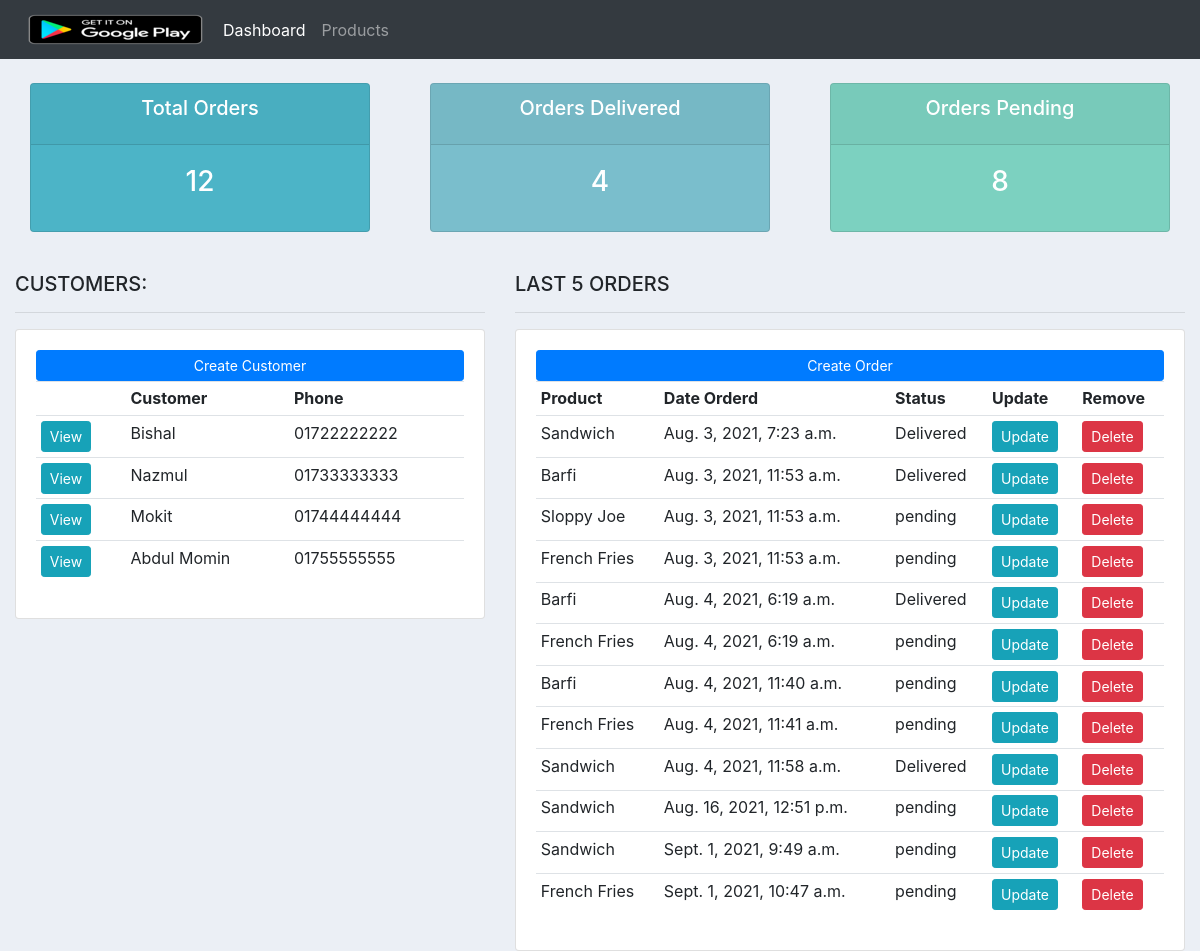
The app's page /, older data.
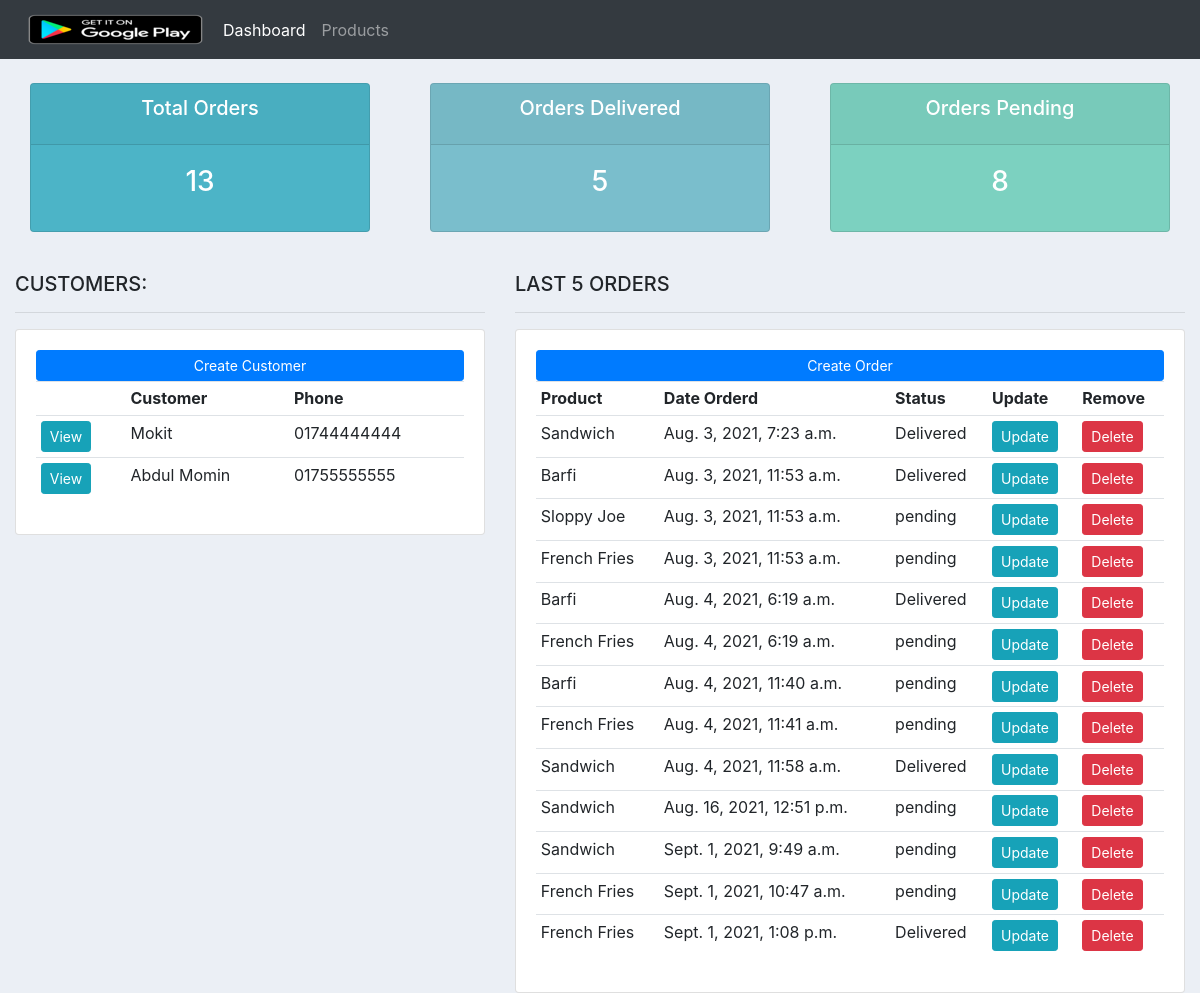
The same page, newer data.
### accounts/models.py (models this page shows, shortened)
class Customer(models.Model):
    name = models.CharField(max_length=200, null=True)
    phone = models.CharField(max_length=50, null=True)
    email = models.CharField(max_length=200, null=True)
    date_created = models.DateTimeField(auto_now_add=True, null=True)

class Orders(models.Model):
    STATUS = (
        ('pending', 'pending'),
        ('Out For Delivery', 'Out For Delivery'),
        ('Delivered', 'Delivered')
    )
    customer = models.ForeignKey(Customer, null=True, on_delete=models.SET_NULL)
    product = models.ForeignKey(Product, null=True, on_delete=models.SET_NULL)
    date_created = models.DateTimeField(auto_now_add=True, null=True)
    status = models.CharField(max_length=200, null=True, choices=STATUS)

class Product(models.Model):
    CATEGORY = (
        ('Indoor', 'Indoor'),
        ('Out Door', 'Out Door')
    )
    tag = models.ManyToManyField(Tag)
    name = models.CharField(max_length=200, null=True)
    price = models.FloatField(max_length=200, null=True)
    category = models.CharField(max_length=200, null=True, choices=CATEGORY)
    description = models.TextField(max_length=1000, null=True)
    date_created = models.DateTimeField(auto_now_add=True, null=True)
    def __str__(self):
        return self.name

### accounts/views.py (the view)
# urls.py: 2. Add a URL to urlpatterns:  path('', views.home, name='home')
def home(request):
    customers = Customer.objects.all()
    orders = Orders.objects.all()
    total_orders = orders.count()
    delivered = orders.filter(status='Delivered').count()
    pending = orders.filter(status='pending').count()
    context = {'customers': customers, 'orders': orders, 'total_orders': total_orders, 'delivered': delivered, 'pending': pending}
    return render(request, 'accounts/dashboard.html', context)

### accounts/templates/accounts/dashboard.html
{%  extends 'accounts/main.html' %}
{% block content %}
{%  include 'accounts/status.html' %}
<br>
<div class="row">
	<div class="col-md-5">
		<h5>CUSTOMERS:</h5>
		<hr>
		<div class="card card-body">
			<a class="btn btn-primary  btn-sm btn-block" href="">Create Customer</a>
			<table class="table table-sm">
				<tr>
                    <th></th>
					<th>Customer</th>
					<th>Phone</th>
				</tr>
                {% for customer in customers %}
                    <tr>
                        <td><a href="{% url 'customer' customer.id %}" class="btn btn-sm btn-info">View</a></td>
                        <td>{{ customer.name }}</td>
                        <td>{{ customer.phone }}</td>
                    </tr>
                {% endfor %}
			</table>
		</div>
	</div>
	<div class="col-md-7">
		<h5>LAST 5 ORDERS</h5>
		<hr>
		<div class="card card-body">
			<a class="btn btn-primary  btn-sm btn-block" href="{% url 'createOrder' %}">Create Order</a>
			<table class="table table-sm">
				<tr>
					<th>Product</th>
					<th>Date Orderd</th>
					<th>Status</th>
					<th>Update</th>
					<th>Remove</th>
				</tr>
                {% for order in orders %}
                    <tr>
                        <td>{{ order.product }}</td>
                        <td>{{ order.date_created }}</td>
                        <td>{{ order.status }}</td>
                    <td><a class="btn btn-sm btn-info" href="{% url 'updateOrder' order.id %}">Update</a></td>
                    <td><a class="btn btn-sm btn-danger" href="{% url 'deleteOrders' order.id %}">Delete</a></td>
                    </tr>
                {% endfor %}
			</table>
		</div>
	</div>
</div>
{% endblock %}

### accounts/templates/accounts/main.html (shortened to what this page needs)
{% load static %}
<!doctype html>
<html lang="en">
<head>
    <link rel="stylesheet" href="https://pro.fontawesome.com/releases/v5.10.0/css/all.css"/>
    <link rel="stylesheet" href="https://maxcdn.bootstrapcdn.com/bootstrap/4.0.0/css/bootstrap.min.css">
    <link rel="stylesheet" href="{% static '/css/main.css' %}">
</head>
<body>
	{%  include 'accounts/navbar.html' %}
	<div class="container-fluid">
	{% block content %}
	{% endblock %}
    </div>
</body>
</html>

### accounts/templates/accounts/navbar.html (shortened to what this page needs)
{% load static %}
<nav class="navbar navbar-expand-lg navbar-dark bg-dark">
    <a href="{% url 'dashboard' %}"><img src="{% static 'images/logo.png' %}"></a>
  <div class="collapse navbar-collapse" id="navbarNav">
    <ul class="navbar-nav">
      <li class="nav-item active">
        <a class="nav-link" href="{% url 'dashboard' %}">Dashboard</a>
      </li>
      <li class="nav-item">
        <a class="nav-link" href="{% url 'products' %}">Products</a>
      </li>
    </ul>
  </div>
</nav>

### accounts/templates/accounts/status.html
{% load static %}
<br>
<div class="row">
	<div class="col">
		<div class="col-md">
			<div class="card text-center text-white  mb-3" id="total-orders">
			  	<div class="card-header">
			  		<h5 class="card-title">Total Orders</h5>
			  	</div>
			  	<div class="card-body">
			    	<h3 class="card-title">{{ total_orders }}</h3>
			  	</div>
			</div>
		</div>
	</div>
	<div class="col">
		<div class="col-md">
			<div class="card text-center text-white  mb-3" id="orders-delivered">
			  	<div class="card-header">
			  		<h5 class="card-title">Orders Delivered</h5>
			  	</div>
			  	<div class="card-body">
			    	<h3 class="card-title">{{ delivered }}</h3>
			  	</div>
			</div>
		</div>
	</div>
	<div class="col">
		<div class="col-md">
			<div class="card text-center text-white  mb-3" id="orders-pending">
			  	<div class="card-header">
			  		<h5 class="card-title">Orders Pending</h5>
			  	</div>
			  	<div class="card-body">
			    	<h3 class="card-title">{{ pending }}</h3>
			  	</div>
			</div>
		</div>
	</div>
</div>

### static/css/main.css (style rules this page uses)
body { background-color: #ebeff5; }
#total-orders { background-color: #4cb4c7; }
#orders-delivered { background-color: #7abecc; }
#orders-pending { background-color: #7CD1C0; }

Row changes from the older to the newer data that the page shows:
removed Customer: name "Bishal", phone "01722222222"
removed Customer: name "Nazmul", phone "01733333333"
added Orders: product "French Fries", date_created "Sept. 1, 2021, 1:08 p.m.", status "Delivered"
Text that changed along with them:
{{ total_orders }}: "12" → "13"
{{ delivered }}: "4" → "5"
